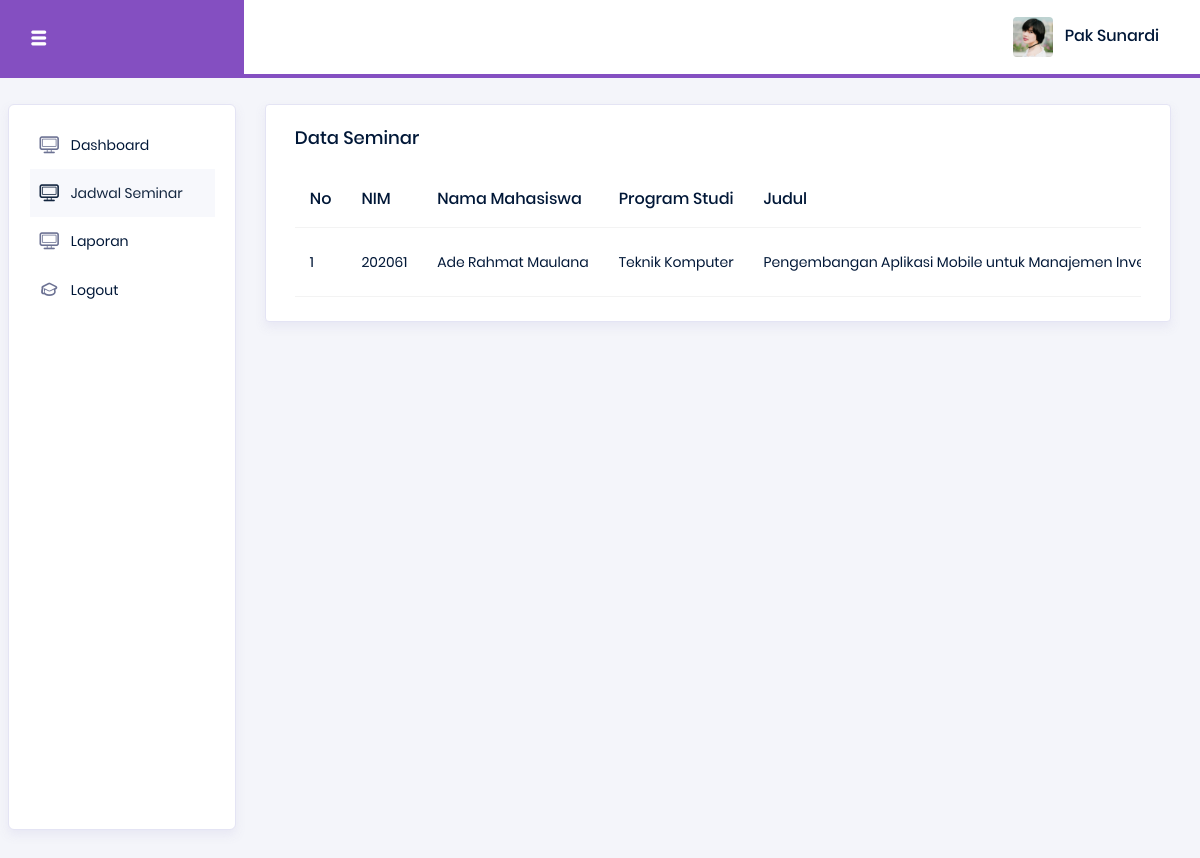
The app's page /dosen/jadwal.php (signed in) with its own data.
### tables this page shows
CREATE TABLE `seminar` (
  `id` int(11) NOT NULL,
  `proposal_id` int(11) DEFAULT NULL,
  `tanggal` date NOT NULL,
  `waktu` time NOT NULL,
  `ruangan` varchar(50) DEFAULT NULL,
  `status` enum('Dijadwalkan','Selesai','Ditunda') DEFAULT 'Dijadwalkan',
  `nilai` decimal(5,2) DEFAULT NULL,
  `catatan` text DEFAULT NULL
);

CREATE TABLE `proposal` (
  `id` int(11) NOT NULL,
  `nim` varchar(15) DEFAULT NULL,
  `judul` text NOT NULL,
  `file_proposal` varchar(255) NOT NULL,
  `tanggal_pengajuan` timestamp NOT NULL DEFAULT current_timestamp(),
  `status` enum('Menunggu Persetujuan','Disetujui','Revisi','Ditolak') DEFAULT 'Menunggu Persetujuan'
);

CREATE TABLE `mahasiswa` (
  `nim` varchar(15) NOT NULL,
  `nama` varchar(100) NOT NULL,
  `email` varchar(100) NOT NULL,
  `jurusan` varchar(50) NOT NULL,
  `password` varchar(255) NOT NULL,
  `created_at` timestamp NOT NULL DEFAULT current_timestamp()
);

### dosen/jadwal.php (the view, shortened to what this page needs)
<?php
include '../koneksi.php';
$nip_dosen = $_SESSION['nip'];
?>
<!DOCTYPE html>
<html lang="en">
<head>
  <link rel="stylesheet" href="../assets/vendors/typicons/typicons.css">
  <link rel="stylesheet" href="../assets/vendors/css/vendor.bundle.base.css">
  <link rel="stylesheet" href="../assets/css/style.css">
</head>
<body>
  <div class="container-scroller">
    <nav class="navbar col-lg-12 col-12 p-0 fixed-top d-flex flex-row">
      <div class="navbar-brand-wrapper d-flex justify-content-center">
        <div class="navbar-brand-inner-wrapper d-flex justify-content-between align-items-center w-100">
          <button class="navbar-toggler navbar-toggler align-self-center" type="button" data-toggle="minimize">
            <span class="typcn typcn-th-menu"></span>
          </button>
        </div>
      </div>
      <div class="navbar-menu-wrapper d-flex align-items-center justify-content-end">
        <ul class="navbar-nav me-lg-2">
          <li class="nav-item nav-profile dropdown">
            <a class="nav-link" href="#" data-bs-toggle="dropdown" id="profileDropdown">
              <img src="../assets/images/faces/face5.jpg" alt="profile"/>
              <span class="nav-profile-name"><?= $_SESSION['nama_dosen'] ?></span>
            </a>
          </li>
        </ul>
      </div>
    </nav>
    <div class="container-fluid page-body-wrapper">
      <nav class="sidebar sidebar-offcanvas" id="sidebar">
        <ul class="nav">
          <li class="nav-item">
            <a class="nav-link" href="index.php">
              <i class="typcn typcn-device-desktop menu-icon"></i>
              <span class="menu-title">Dashboard</span>
            </a>
          </li>
          <li class="nav-item">
            <a class="nav-link" href="jadwal.php">
              <i class="typcn typcn-device-desktop menu-icon"></i>
              <span class="menu-title">Jadwal Seminar</span>
            </a>
          </li>
          <li class="nav-item">
            <a class="nav-link" href="laporan.php">
              <i class="typcn typcn-device-desktop menu-icon"></i>
              <span class="menu-title">Laporan</span>
            </a>
          </li>
          <li class="nav-item">
            <a class="nav-link" href="logout.php">
              <i class="typcn typcn-mortar-board menu-icon"></i>
              <span class="menu-title">Logout</span>
            </a>
          </li>
        </ul>
      </nav>
      <div class="main-panel">
        <div class="content-wrapper">
            <div class="row">
                <div class="col-lg-12 grid-margin stretch-card">
                    <div class="card">
                        <div class="card-body">
                            <h4 class="card-title">Data Seminar</h4>
                            <div class="table-responsive">
                            <table class="table table-hover">
                                <thead>
                                    <tr>
                                        <th>No</th>
                                        <th>NIM</th>
                                        <th>Nama Mahasiswa</th>
                                        <th>Program Studi</th>
                                        <th>Judul</th>
                                    </tr>
                                </thead>
                                <tbody>
                                <?php
                                $no = 1;
                                $tampil = mysqli_query($koneksi, "
                                    SELECT s.*, p.judul, p.nim, m.nama AS nama_mahasiswa, m.jurusan
                                    FROM seminar s
                                    JOIN proposal p ON s.proposal_id = p.id
                                    JOIN mahasiswa m ON p.nim = m.nim
                                    WHERE p.id IN (
                                        SELECT proposal_id
                                        FROM pembimbing
                                        WHERE nip = '$nip_dosen'
                                    )
                                    OR s.id IN (
                                        SELECT seminar_id
                                        FROM penguji
                                        WHERE nip = '$nip_dosen'
                                    )
                                    ORDER BY s.tanggal DESC, s.waktu DESC
                                ");
                                while($data = mysqli_fetch_array($tampil)):
                                ?>
                                    <tr>
                                        <td><?= $no++ ?></td>
                                        <td><?= $data['nim'] ?></td>
                                        <td><?= $data['nama_mahasiswa'] ?></td>
                                        <td><?= $data['jurusan'] ?></td>
                                        <td><?= $data['judul'] ?></td>
                                    </tr>
                                    <?php endwhile; ?>
                                </tbody>
                            </table>
                            </div>
                        </div>
                    </div>
                </div>
            </div>
        </div>
      </div>
    </div>
  </div>
</body>
</html>

### records on screen
seminar: proposal.nim "202061", mahasiswa.nama "Ade Rahmat Maulana", mahasiswa.jurusan "Teknik Komputer", proposal.judul "Pengembangan Aplikasi Mobile untuk Manajemen…"

### other values on screen
$_SESSION['nama_dosen'] "Pak Sunardi"
